Frame 1 (no input): blank canvas, image omitted
Frame 60 (the mouse pressed at the canvas centre just before this capture): blank canvas, image omitted
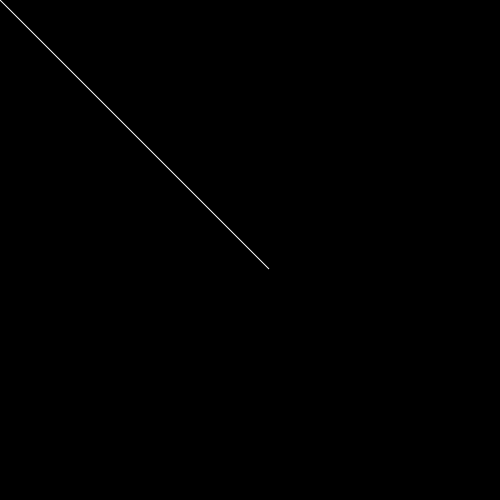
Frame 120 (the mouse held since frame 60 and released just before this capture)

The Processing sketch whose frames 1 and 60 were blank and that drew this single picture after the mouse press (run headless with seeded random() and noise(); from frame 60 on, the mouse is pressed at the canvas centre):

// Processing sketch: processing_82547
// ── processing_82547.pde

ArrayList<PVector> points;


void setup() {
  size(500, 500);

  frameRate(5);     // Make the sketch slower
  
  points = new ArrayList<PVector>();
}


void draw() {
  background(0);
  points.add(new PVector(mouseX, mouseY));    // Add a new point at the mouses' location to the list

  stroke(255);
  noFill();

  beginShape();

  for (int i =0 ; i < points.size(); i++) {
    PVector p = points.get(i);
    curveVertex(p.x, p.y);
  }

  endShape();
}  


void mouseClicked() {
    points.clear();
}
